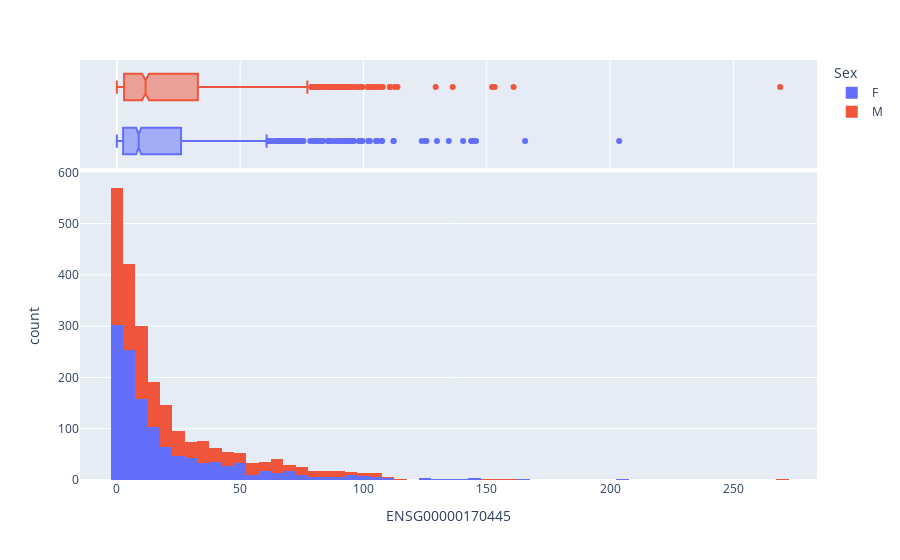

Notebook source saved alongside this figure:
### Code cell
import plotly.express as px
fig = px.histogram(df_genes_labels, x=column_gene_name,  color="Sex", marginal="box")
fig.show()

### Figure 1 — Plotly figure (JSON) as saved in the notebook; plotly's stock layout.template omitted (floating-point values rounded to 4 significant figures; data arrays with more than 128 entries replaced by an {"elided": "..."} marker saying what was removed)
{"data": [{"alignmentgroup": "True", "bingroup": "x", "hovertemplate": "Sex=F<br>ENSG00000170445=%{x}<br>count=%{y}<extra></extra>", "legendgroup": "F", "marker": {"color": "#636efa", "pattern": {"shape": ""}}, "name": "F", "offsetgroup": "F", "orientation": "v", "showlegend": true, "type": "histogram", "x": {"elided": "1219 float values"}, "xaxis": "x", "yaxis": "y"}, {"alignmentgroup": "True", "hovertemplate": "Sex=F<br>ENSG00000170445=%{x}<extra></extra>", "legendgroup": "F", "marker": {"color": "#636efa"}, "name": "F", "notched": true, "offsetgroup": "F", "showlegend": false, "type": "box", "x": {"elided": "1219 float values"}, "xaxis": "x2", "yaxis": "y2"}, {"alignmentgroup": "True", "bingroup": "x", "hovertemplate": "Sex=M<br>ENSG00000170445=%{x}<br>count=%{y}<extra></extra>", "legendgroup": "M", "marker": {"color": "#EF553B", "pattern": {"shape": ""}}, "name": "M", "offsetgroup": "M", "orientation": "v", "showlegend": true, "type": "histogram", "x": {"elided": "1109 float values"}, "xaxis": "x", "yaxis": "y"}, {"alignmentgroup": "True", "hovertemplate": "Sex=M<br>ENSG00000170445=%{x}<extra></extra>", "legendgroup": "M", "marker": {"color": "#EF553B"}, "name": "M", "notched": true, "offsetgroup": "M", "showlegend": false, "type": "box", "x": {"elided": "1109 float values"}, "xaxis": "x2", "yaxis": "y2"}], "layout": {"barmode": "relative", "legend": {"title": {"text": "Sex"}, "tracegroupgap": 0}, "margin": {"t": 60}, "xaxis": {"anchor": "y", "domain": [0, 1], "title": {"text": "ENSG00000170445"}}, "xaxis2": {"anchor": "y2", "domain": [0, 1], "matches": "x", "showgrid": true, "showticklabels": false}, "yaxis": {"anchor": "x", "domain": [0, 0.7326], "title": {"text": "count"}}, "yaxis2": {"anchor": "x2", "domain": [0.7426, 1], "matches": "y2", "showgrid": false, "showline": false, "showticklabels": false, "ticks": ""}}}
